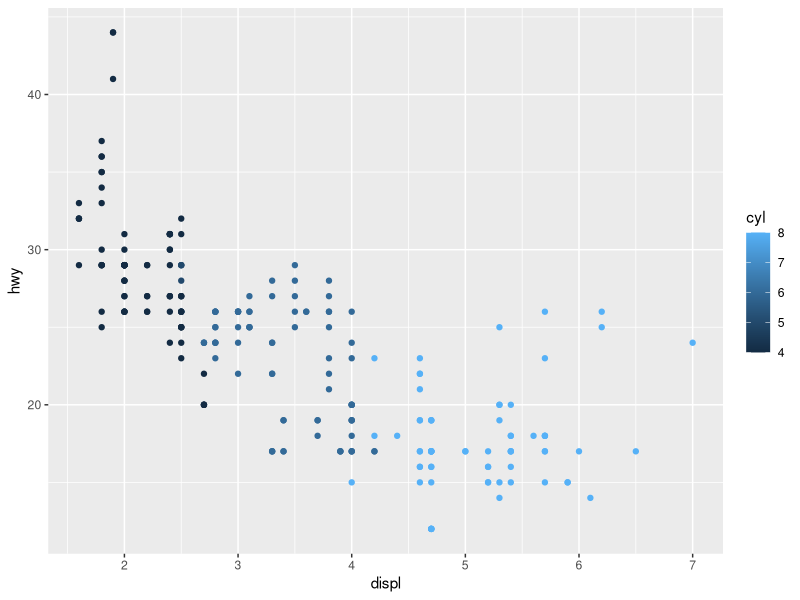
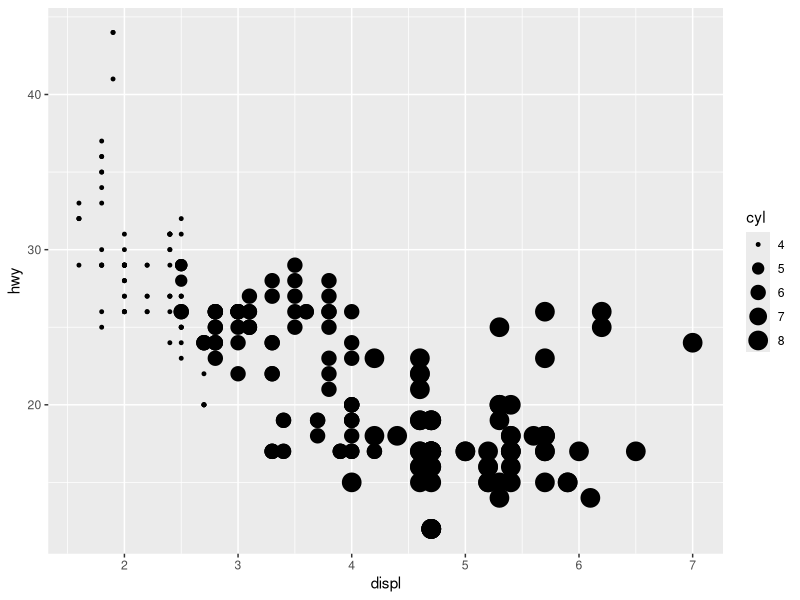
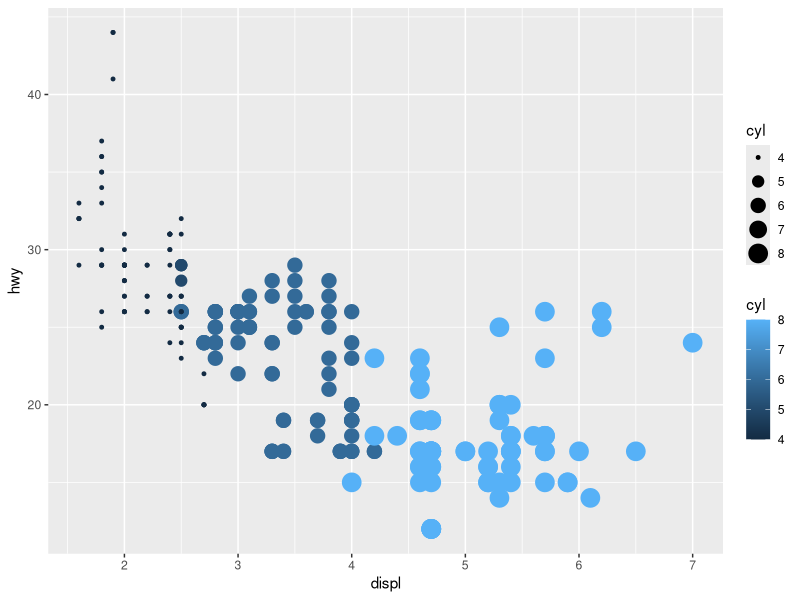
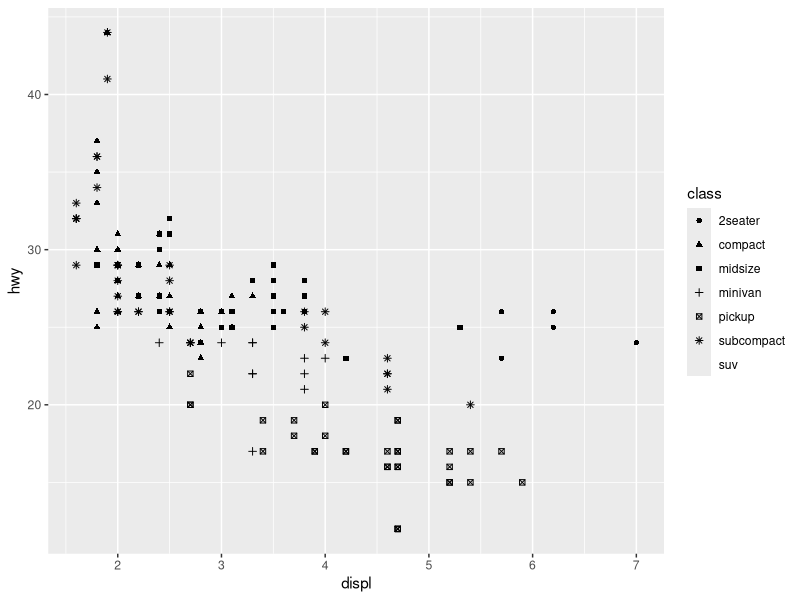
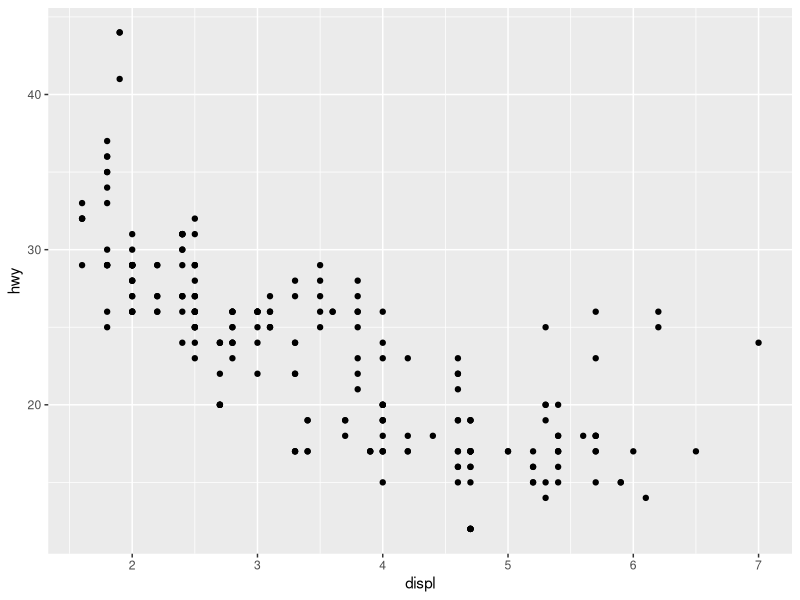
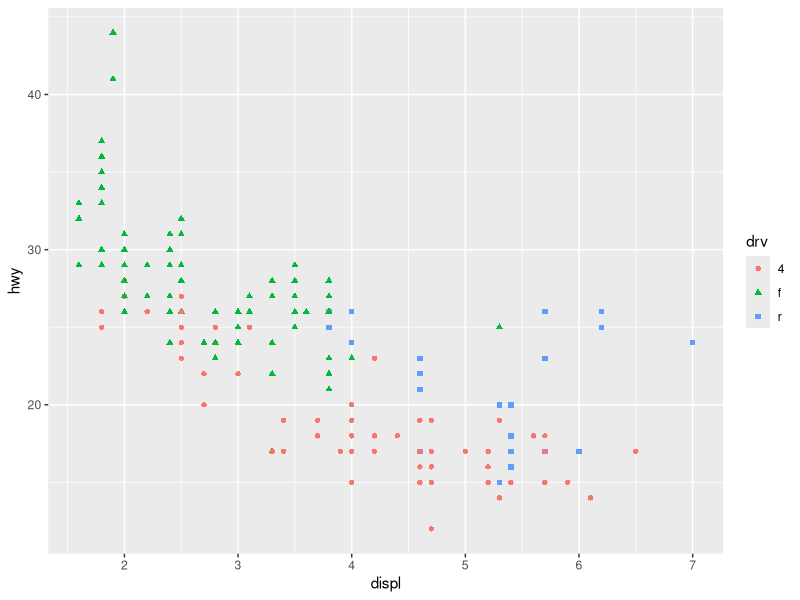
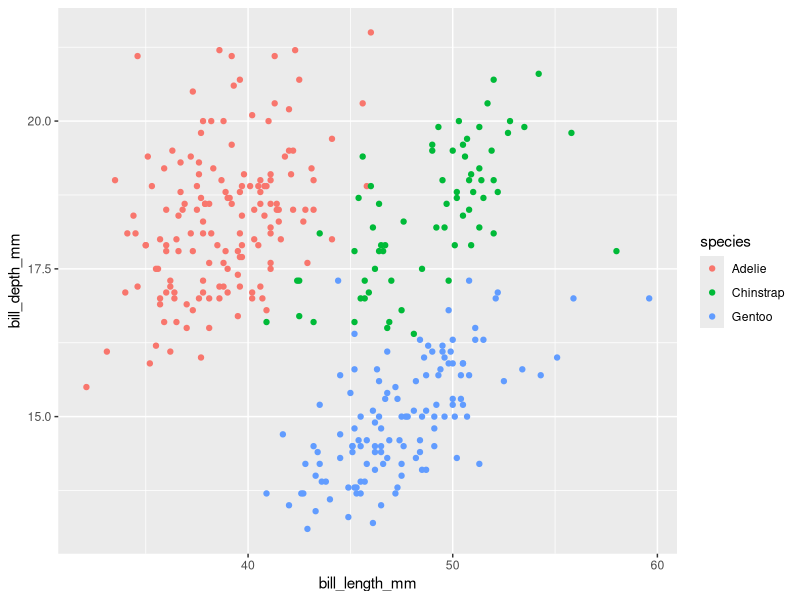
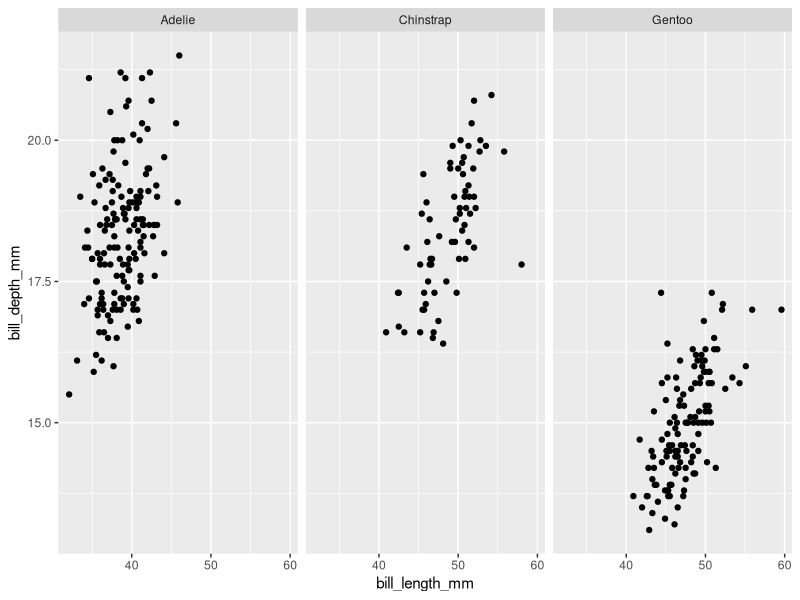

Reproduce these figures in R, in order.
library(tidyverse)
library(palmerpenguins)
glimpse(mpg)
?mpg

#Pregunta 2:

ggplot(mpg, aes(x = displ, y = hwy, color = cyl)) + geom_point()
ggplot(mpg, aes(x = displ, y = hwy, size = cyl)) + geom_point()
ggplot(mpg, aes(x = displ, y = hwy, color = cyl, size = cyl)) + geom_point()
ggplot(mpg, aes(x = displ, y = hwy, shape = class)) + geom_point()

#Pregunta 3:

ggplot(mpg, aes(x = displ, y = hwy, linewidth = displ)) + geom_point()

#Pregunta 4:

ggplot(mpg, aes(x = displ, y = hwy, color = drv, shape = drv)) + geom_point()

#Pregunta 5:

ggplot(penguins, aes(x = bill_length_mm, y = bill_depth_mm, color = species)) + 
  geom_point()

ggplot(penguins, aes(x = bill_length_mm, y = bill_depth_mm)) + 
  geom_point() + 
  facet_wrap(~species)

#Pregunta 6:

ggplot(penguins, aes(x = bill_length_mm, y = bill_depth_mm, color = species, shape = species)) +
  geom_point() +
  labs(color = "Species", shape = "Species")

#Pregunta 7:

ggplot(penguins, aes(x = island, fill = species)) + 
  geom_bar(position = "fill")

ggplot(penguins, aes(x = species, fill = island)) + 
  geom_bar(position = "fill")
